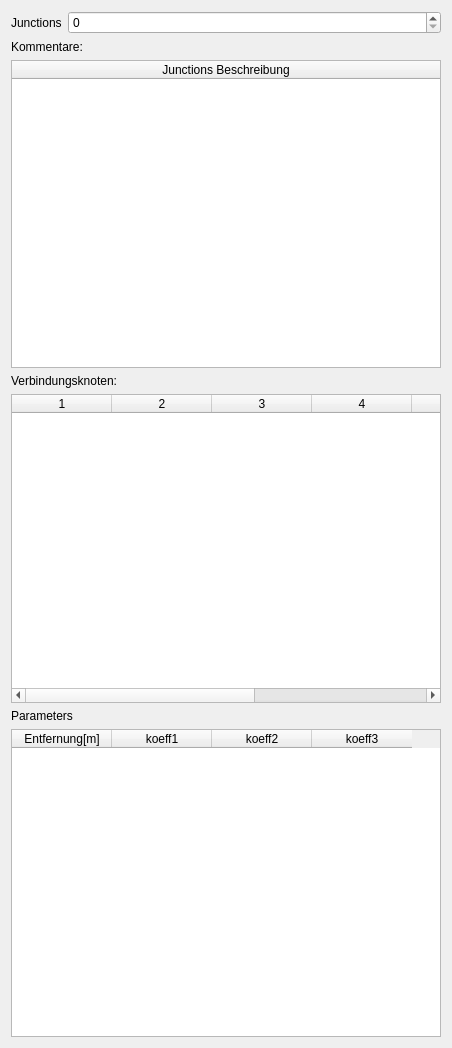
         <widget class="QWidget" name="junctions">
          <property name="geometry">
           <rect>
            <x>0</x>
            <y>0</y>
            <width>452</width>
            <height>1048</height>
           </rect>
          </property>
          <attribute name="label">
           <string>Junctions</string>
          </attribute>
          <layout class="QVBoxLayout" name="verticalLayout_5">
           <item>
            <layout class="QFormLayout" name="formLayout_9">
             <item row="1" column="0">
              <widget class="QLabel" name="label_44">
               <property name="text">
                <string>Junctions</string>
               </property>
              </widget>
             </item>
             <item row="1" column="1">
              <widget class="QSpinBox" name="p_njunc"/>
             </item>
            </layout>
           </item>
           <item>
            <widget class="QLabel" name="label_45">
             <property name="text">
              <string>Kommentare:</string>
             </property>
            </widget>
           </item>
           <item>
            <layout class="QGridLayout" name="gridLayout_8">
             <item row="0" column="0">
              <widget class="QTableWidget" name="p_junnam_table">
               <attribute name="horizontalHeaderStretchLastSection">
                <bool>true</bool>
               </attribute>
               <column>
                <property name="text">
                 <string>Junctions Beschreibung</string>
                </property>
               </column>
              </widget>
             </item>
             <item row="2" column="0">
              <widget class="QTableWidget" name="p_nxj_table">
               <column>
                <property name="text">
                 <string>1</string>
                </property>
                <property name="toolTip">
                 <string>&lt;html&gt;&lt;head/&gt;&lt;body&gt;&lt;p&gt;erster einmündender Strang&lt;/p&gt;&lt;p&gt;direkt oberhalb des Verbindungsknotensgelegner Knoten des ersten einmündenden Gewässerstranges&lt;/p&gt;&lt;/body&gt;&lt;/html&gt;</string>
                </property>
               </column>
               <column>
                <property name="text">
                 <string>2</string>
                </property>
                <property name="toolTip">
                 <string>&lt;html&gt;&lt;head/&gt;&lt;body&gt;&lt;p&gt;zweiter einmündender Strang&lt;/p&gt;&lt;p&gt;Anfangsknoten des ersten einmündenden Gewässerstranges&lt;/p&gt;&lt;/body&gt;&lt;/html&gt;</string>
                </property>
               </column>
               <column>
                <property name="text">
                 <string>3</string>
                </property>
                <property name="toolTip">
                 <string>&lt;html&gt;&lt;head/&gt;&lt;body&gt;&lt;p&gt;direkt oberhalb des Verbindungsknotensgelegener Knoten des zweiten einmündenden Gewässerstranges&lt;/p&gt;&lt;/body&gt;&lt;/html&gt;</string>
                </property>
               </column>
               <column>
                <property name="text">
                 <string>4</string>
                </property>
                <property name="toolTip">
                 <string>&lt;html&gt;&lt;head/&gt;&lt;body&gt;&lt;p&gt;Anfangsknoten des zweiten einmündenden Gewässerstranges&lt;/p&gt;&lt;/body&gt;&lt;/html&gt;</string>
                </property>
               </column>
               <column>
                <property name="text">
                 <string>5</string>
                </property>
                <property name="toolTip">
                 <string>&lt;html&gt;&lt;head/&gt;&lt;body&gt;&lt;p&gt;dritter einmündender Strang&lt;/p&gt;&lt;p&gt;direkt unterhalb des Verbindungsknotensgelegener Knoten&lt;/p&gt;&lt;/body&gt;&lt;/html&gt;</string>
                </property>
               </column>
               <column>
                <property name="text">
                 <string>6</string>
                </property>
                <property name="toolTip">
                 <string>&lt;html&gt;&lt;head/&gt;&lt;body&gt;&lt;p&gt;direkt oberhalb des Verbindungsknotensgelegner Knoten des dritten einmündender Gewässerstranges&lt;/p&gt;&lt;/body&gt;&lt;/html&gt;</string>
                </property>
               </column>
               <column>
                <property name="text">
                 <string>7</string>
                </property>
                <property name="toolTip">
                 <string>&lt;html&gt;&lt;head/&gt;&lt;body&gt;&lt;p&gt;Anfangsknoten des dritten einmündenden Gewässerstranges&lt;/p&gt;&lt;p&gt;&lt;br/&gt;&lt;/p&gt;&lt;p&gt;Annahme: sind nur zwei einmündende Stränge vorhanden, so sind 6 und 7 gleich Null zu setzen&lt;/p&gt;&lt;/body&gt;&lt;/html&gt;</string>
                </property>
               </column>
              </widget>
             </item>
             <item row="1" column="0">
              <widget class="QLabel" name="label_46">
               <property name="text">
                <string>Verbindungsknoten:</string>
               </property>
              </widget>
             </item>
             <item row="3" column="0">
              <widget class="QLabel" name="label_53">
               <property name="text">
                <string>Parameters</string>
               </property>
              </widget>
             </item>
             <item row="4" column="0">
              <widget class="QTableWidget" name="p_dxlgam_table">
               <column>
                <property name="text">
                 <string>Entfernung[m]</string>
                </property>
               </column>
               <column>
                <property name="text">
                 <string>koeff1</string>
                </property>
               </column>
               <column>
                <property name="text">
                 <string>koeff2</string>
                </property>
               </column>
               <column>
                <property name="text">
                 <string>koeff3</string>
                </property>
               </column>
              </widget>
             </item>
            </layout>
           </item>
          </layout>
         </widget>
